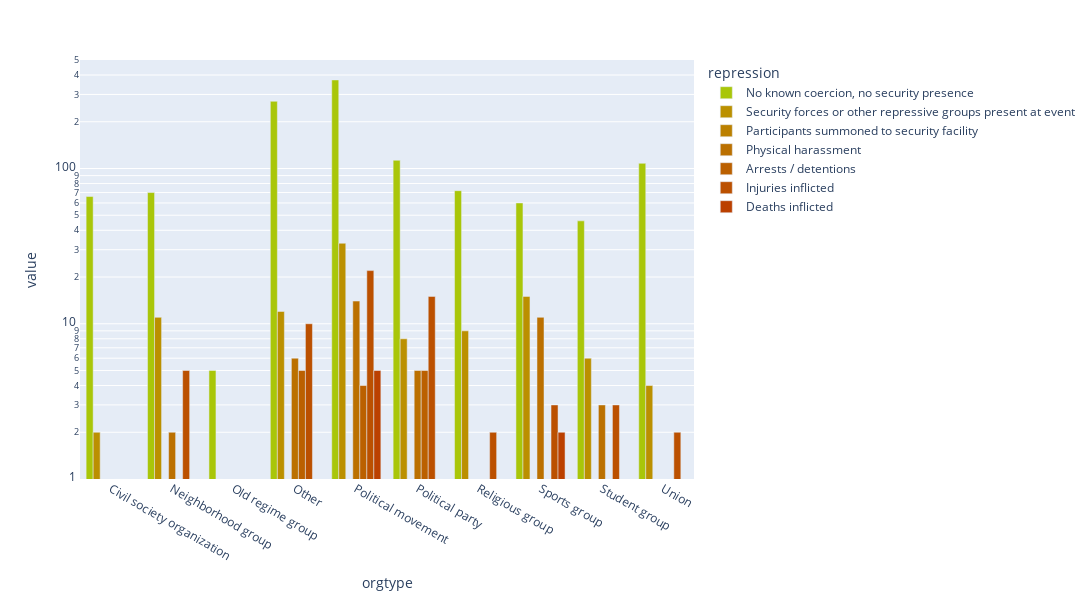

Source (notebook cell):
### Code cell
df = create_df('orgtype',drop_non_violence=False)
color_dict= col_func(df)

fig = px.bar(df, log_y=True, range_y= [1,500],barmode='group',
            width=1400, height=600,
            color_discrete_map=color_dict)
plt.savefig('../plots/egypt_plots/orgtype_repress.png')
fig.show()

### Figure 1 — Plotly figure (JSON) as saved in the notebook; plotly's stock layout.template omitted (floating-point values rounded to 4 significant figures)
{"data": [{"alignmentgroup": "True", "hovertemplate": "repression=No known coercion, no security presence<br>orgtype=%{x}<br>value=%{y}<extra></extra>", "legendgroup": "No known coercion, no security presence", "marker": {"color": "#A9C609", "pattern": {"shape": ""}}, "name": "No known coercion, no security presence", "offsetgroup": "No known coercion, no security presence", "orientation": "v", "showlegend": true, "textposition": "auto", "type": "bar", "x": ["Civil society organization", "Neighborhood group", "Old regime group", "Other", "Political movement", "Political party", "Religious group", "Sports group", "Student group", "Union"], "xaxis": "x", "y": [66, 70, 5, 271, 372, 113, 72, 60, 46, 108], "yaxis": "y"}, {"alignmentgroup": "True", "hovertemplate": "repression=Security forces or other repressive groups present at event<br>orgtype=%{x}<br>value=%{y}<extra></extra>", "legendgroup": "Security forces or other repressive groups present at event", "marker": {"color": "#BB9000", "pattern": {"shape": ""}}, "name": "Security forces or other repressive groups present at event", "offsetgroup": "Security forces or other repressive groups present at event", "orientation": "v", "showlegend": true, "textposition": "auto", "type": "bar", "x": ["Civil society organization", "Neighborhood group", "Old regime group", "Other", "Political movement", "Political party", "Religious group", "Sports group", "Student group", "Union"], "xaxis": "x", "y": [2, 11, 1, 12, 33, 8, 9, 15, 6, 4], "yaxis": "y"}, {"alignmentgroup": "True", "hovertemplate": "repression=Participants summoned to security facility<br>orgtype=%{x}<br>value=%{y}<extra></extra>", "legendgroup": "Participants summoned to security facility", "marker": {"color": "#BB8000", "pattern": {"shape": ""}}, "name": "Participants summoned to security facility", "offsetgroup": "Participants summoned to security facility", "orientation": "v", "showlegend": true, "textposition": "auto", "type": "bar", "x": ["Civil society organization", "Neighborhood group", "Old regime group", "Other", "Political movement", "Political party", "Religious group", "Sports group", "Student group", "Union"], "xaxis": "x", "y": [null, null, null, null, null, null, null, null, null, 1], "yaxis": "y"}, {"alignmentgroup": "True", "hovertemplate": "repression=Physical harassment<br>orgtype=%{x}<br>value=%{y}<extra></extra>", "legendgroup": "Physical harassment", "marker": {"color": "#BB7000", "pattern": {"shape": ""}}, "name": "Physical harassment", "offsetgroup": "Physical harassment", "orientation": "v", "showlegend": true, "textposition": "auto", "type": "bar", "x": ["Civil society organization", "Neighborhood group", "Old regime group", "Other", "Political movement", "Political party", "Religious group", "Sports group", "Student group", "Union"], "xaxis": "x", "y": [null, 2, null, 6, 14, 5, null, 11, 3, 1], "yaxis": "y"}, {"alignmentgroup": "True", "hovertemplate": "repression=Arrests / detentions<br>orgtype=%{x}<br>value=%{y}<extra></extra>", "legendgroup": "Arrests / detentions", "marker": {"color": "#BB6000", "pattern": {"shape": ""}}, "name": "Arrests / detentions", "offsetgroup": "Arrests / detentions", "orientation": "v", "showlegend": true, "textposition": "auto", "type": "bar", "x": ["Civil society organization", "Neighborhood group", "Old regime group", "Other", "Political movement", "Political party", "Religious group", "Sports group", "Student group", "Union"], "xaxis": "x", "y": [1, 1, null, 5, 4, 5, null, null, 1, null], "yaxis": "y"}, {"alignmentgroup": "True", "hovertemplate": "repression=Injuries inflicted<br>orgtype=%{x}<br>value=%{y}<extra></extra>", "legendgroup": "Injuries inflicted", "marker": {"color": "#BB5000", "pattern": {"shape": ""}}, "name": "Injuries inflicted", "offsetgroup": "Injuries inflicted", "orientation": "v", "showlegend": true, "textposition": "auto", "type": "bar", "x": ["Civil society organization", "Neighborhood group", "Old regime group", "Other", "Political movement", "Political party", "Religious group", "Sports group", "Student group", "Union"], "xaxis": "x", "y": [1, 5, null, 10, 22, 15, 2, 3, 3, 2], "yaxis": "y"}, {"alignmentgroup": "True", "hovertemplate": "repression=Deaths inflicted<br>orgtype=%{x}<br>value=%{y}<extra></extra>", "legendgroup": "Deaths inflicted", "marker": {"color": "#BB4000", "pattern": {"shape": ""}}, "name": "Deaths inflicted", "offsetgroup": "Deaths inflicted", "orientation": "v", "showlegend": true, "textposition": "auto", "type": "bar", "x": ["Civil society organization", "Neighborhood group", "Old regime group", "Other", "Political movement", "Political party", "Religious group", "Sports group", "Student group", "Union"], "xaxis": "x", "y": [null, 1, null, null, 5, 1, 1, 2, null, null], "yaxis": "y"}], "layout": {"barmode": "group", "height": 600, "legend": {"title": {"text": "repression"}, "tracegroupgap": 0}, "margin": {"t": 60}, "width": 1400, "xaxis": {"anchor": "y", "domain": [0, 1], "title": {"text": "orgtype"}}, "yaxis": {"anchor": "x", "domain": [0, 1], "range": [0, 2.699], "title": {"text": "value"}, "type": "log"}}}
